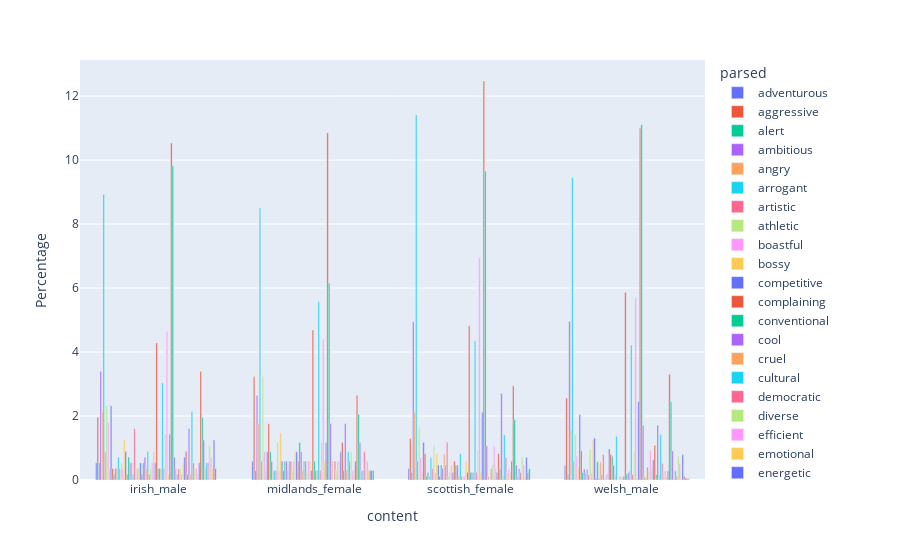

The code cell stored with this chart in its notebook:
### Markdown cell above
### Qwen2

### Code cell
subset = full_df[['area','sex', 'content', 'speaker_id',
       'model_response_adjective_princeton_Qwen2-Audio-7B-Instruct',
       'model_prompt_adjective_princeton_Qwen2-Audio-7B-Instruct']].copy()


subset['parsed'] = subset.apply(lambda row: parse_adjectives(row, 'model_response_adjective_princeton_Qwen2-Audio-7B-Instruct', ADJECTIVES_PRINCETON['english']), axis=1)

df_exploded = subset.explode('parsed')
result = df_exploded.groupby(['content', 'parsed']).size().reset_index(name='count')

result['Total'] = result.groupby('content')['count'].transform('sum')
result['Percentage'] = result['count'] / result['Total'] * 100

# Create a grouped bar plot
fig = px.bar(
    result,
    x='content',
    y='Percentage',
    color='parsed',    # Different colors for each group
    barmode='group',  # Place bars side-by-side rather than stacking them
)
fig.show()
